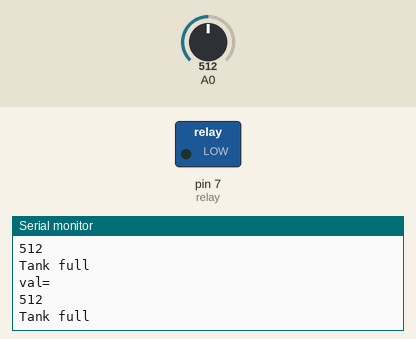
Bench run of a sketch on a simulated Arduino Uno, built with avr-gcc and run on an emulated ATmega328P. On the bench: switched loads named in the sketch (green lamp = pin HIGH), the last lines printed to the serial monitor. The inputs (shaded band) are chosen by the test bench; at power-on: A0 = 512.

Above: at 1.2 s.
1.3 s: A0 set to 0
At 1.41 s:
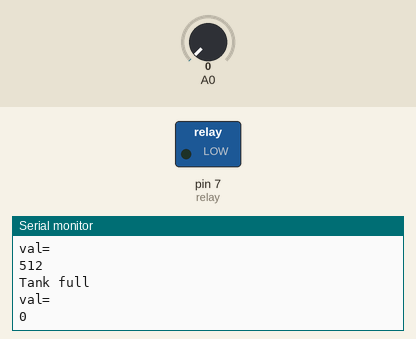
At 1.81 s:
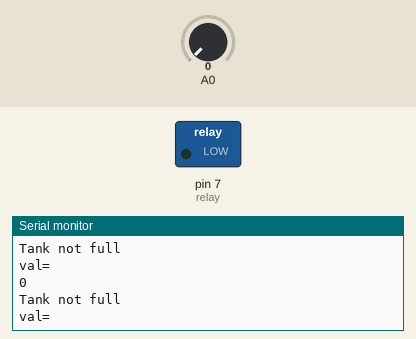

The sketch:

WATER_TANK_AUTOMATIC.ino
```cpp
const int relay = 7;
int val= 0, val1 = 0;
void setup() {
  // put your setup code here, to run once:\
pinMode(A0, INPUT);
pinMode(relay, OUTPUT);
Serial.begin(9600);
}
void loop() {
  // put your main code here, to run repeatedly:
val = analogRead(A0);
Serial.println("val=");
Serial.println(val);
delay(100);
if(val >= 1)
{

{
  Serial.println("Tank full");
  delay(100);

}
}

else if(val== 0)
{
  Serial.println("Tank not full");
  delay(100);
}

}
```

Measured:
- after the input at 1.3 s, the serial monitor: prints a new line after 0.11 s (image 1)
